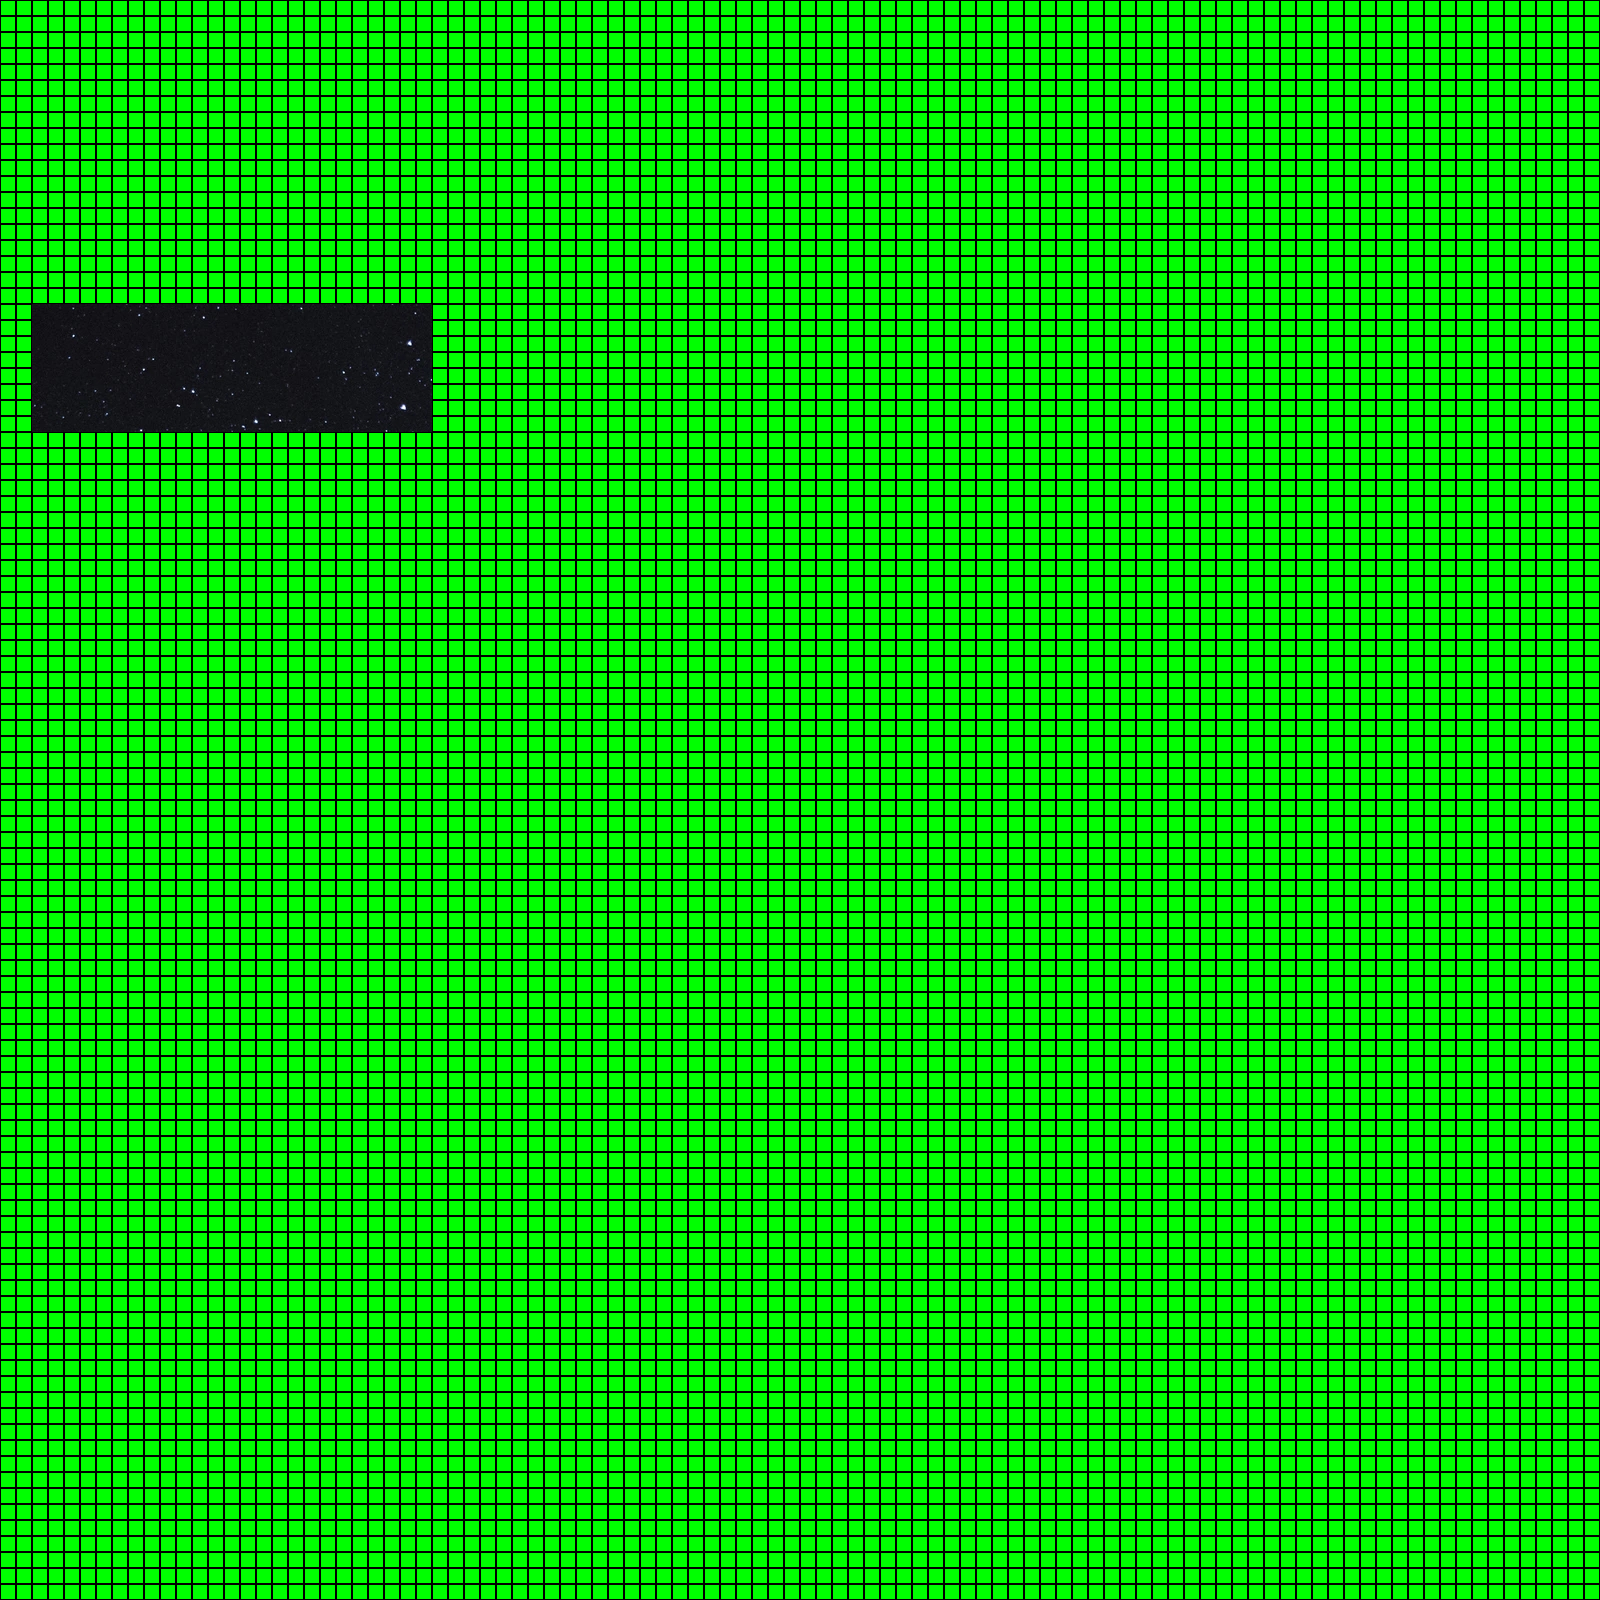

Below is a game level as drawn by its tile map, then a one-line description and the .tmx that defines it (tile-layer data replaced by summaries):
An orthogonal 100x100 tile map with 16x16 px tiles, 1 tile layer (Tile Layer 1), 1 hidden layer not drawn, 1 image layer.

<map version="1.0" tiledversion="1.0.2" orientation="orthogonal" renderorder="right-down" width="100" height="100" tilewidth="16" tileheight="16" nextobjectid="1">
 <tileset firstgid="1" source="Tiles.tsx" />
 <imagelayer name="Background" offsetx="0" offsety="200">
  <image source="../sky.jpg" width="1951" height="1301" />
 </imagelayer>
 <layer name="Tile Layer 1" width="100" height="100">
  <data>[10000 cells, 9800 non-empty, 1 distinct tile ids]</data>
 </layer>
 <layer name="Tile Layer 2" width="100" height="100" visible="0">
  <data>[10000 cells, 0 non-empty, 0 distinct tile ids]</data>
 </layer>
</map>